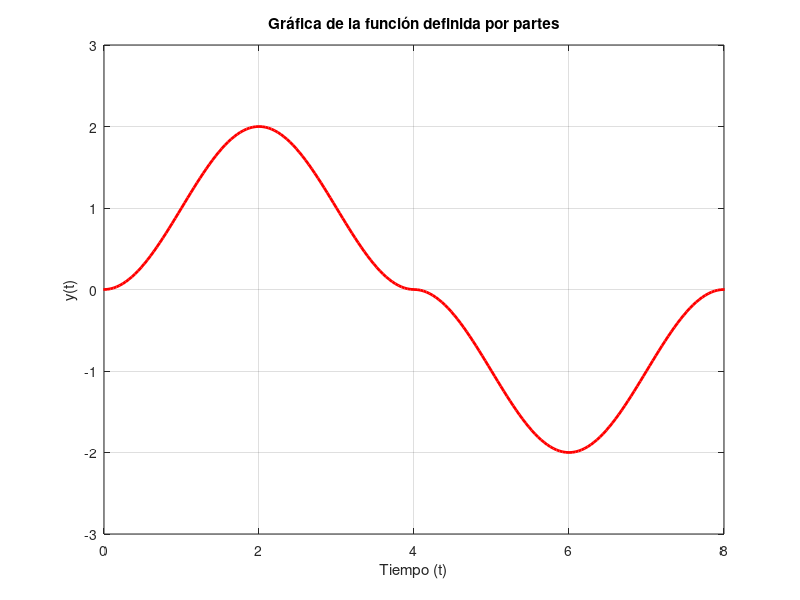

Here is the MATLAB script that generated this plot:
clear;
close all;
clc;

% Definir la función escalón unitario
u = @(t) (t >= 0); 

% Rango de tiempo
x = -1:0.01:10; 
t = x*4;
% Definir la función por partes
%y = (-cos(0.5*pi*t)+1).*(u(t)-u(t-4))+(cos(0.5*pi*t)-1).*(u(t-4)-u(t-8));
y = 0.5*(-cos(0.5*pi*t)+1).*(u(t)-u(t-4))+0.5*(cos(0.5*pi*t)-1).*(u(t-4)-u(t-8));
g = y*2;
% Graficar la función
plot(t, g, 'r', 'LineWidth', 2);
hold on;
%plot(t, g, 'b', 'LineWidth', 2);
axis([0 8 -3 3]); % Límites de los ejes
hold off;
grid on;


xlabel('Tiempo (t)');
ylabel('y(t)');
title('Gráfica de la función definida por partes');